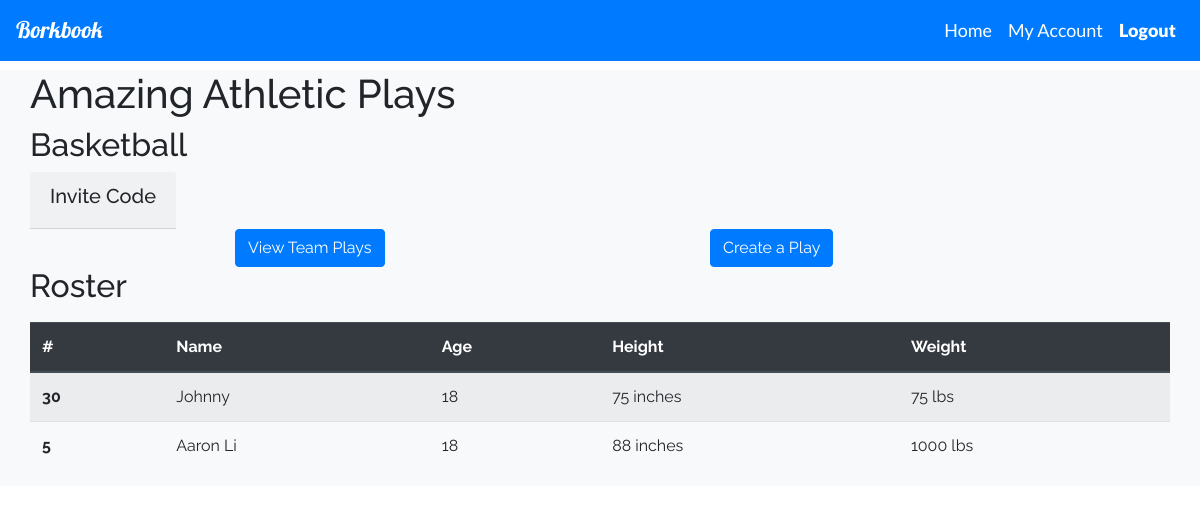
Screenshot of /team?team=9ac50755-e365-447f-99d4-5de8358639a6 (signed in) with the database file from the repository.
### tables this page shows
CREATE TABLE teams(team_name TEXT, sport TEXT, team_id TEXT PRIMARY KEY, invite_code TEXT, team_admins TEXT);

CREATE TABLE users(username TEXT PRIMARY KEY, password TEXT, team_ids TEXT, player_name TEXT, player_age INT, player_height INT, player_weight INT, player_jersey INT);

### __init__.py (the view)
@app.route('/team', methods=['GET'])
def team():
    if 'username' not in session:
        return redirect(url_for('landing'))
    id = request.args['team']
    print(id)
    name, sport= database.getNameByTeamId(id), database.getSportByTeamId(id)
    roster = database.getRosterByTeamId(id)
    invitecode = database.getInviteByTeamId(id)
    return render_template('team.html', teamID = id, teamname = name, invitecode = invitecode, sport = sport, roster = roster)

### util/database.py (called while the page is built)
def getNameByTeamId(team_id):
    db = sqlite3.connect(DB_FILE)
    c = db.cursor()
    c.execute('SELECT team_name FROM teams WHERE team_id = ?', (team_id,))
    select = c.fetchone()
    db.commit()
    db.close()
    if select != None:
        return select[0]
    return None

def getSportByTeamId(team_id):
    db = sqlite3.connect(DB_FILE)
    c = db.cursor()
    c.execute('SELECT sport FROM teams WHERE team_id = ?', (team_id,))
    select = c.fetchone()
    db.commit()
    db.close()
    if select != None:
        return select[0]
    return None

def getRosterByTeamId(team_id):
    db = sqlite3.connect(DB_FILE)
    c = db.cursor()
    userbase = c.execute('SELECT username, player_name, player_age, player_height, player_weight, player_jersey, team_ids FROM users')
    userbase = userbase.fetchall()
    newUserbase = []
    for playerInfo in userbase:
        teamIDs = playerInfo[6]
        teamIDs = teamIDs.split(',')
        teamIDs.remove('')
        newUserbase.append((playerInfo[0], playerInfo[1], playerInfo[2], playerInfo[3], playerInfo[4], playerInfo[5], teamIDs))
    roster = []
    for player in newUserbase:
        if team_id in player[6]:
            roster.append((player[0], player[1], player[2], player[3], player[4], player[5]))
    db.commit()
    db.close()
    return roster

def getInviteByTeamId(team_id):
    db = sqlite3.connect(DB_FILE)
    c = db.cursor()
    code = c.execute('SELECT invite_code FROM teams WHERE team_id = ?', (team_id,))
    returncode = code.fetchone()
    db.commit()
    db.close()
    return returncode[0]

### templates/team.html (shortened to what this page needs)
{% extends "base.html" %}
{% block body %}
<div class="container-fluid bg-light mt-0">
    <div class="container">
        <div class="row">
            <h1>{{teamname}}</h1>
        </div>
        <div class="row">
            <h2>{{sport}}<h2>
        </div>
        <div class="row">
            <div class="card-header" id="createTeam" data-toggle="collapse" data-target="#invitecode"
                aria-expanded="true" aria-controls="invitecode">
                <h5 class="text-center">
                    Invite Code
                </h5>
            </div>
        </div>
        <div class="row">
            <div class="col-md-2"></div>
            <div class="col">
                <a href="{{'/teamplays?team=' ~ teamID}}"><button class="btn btn-primary">View Team Plays</button></a>
            </div>
            <div class="col">
                <a href="{{'/createplay?team=' ~ teamID}}"><button class="btn btn-primary">Create a Play</button></a>
            </div>
        </div>
        <div class="row">
            <h2>Roster</h2>
        </div>
        <div class="row mt-2">
            <div class="col pl-0 pr-0">
                <table class="table table-striped pl-0 pr-0">
                    <thead class="thead-dark">
                        <tr>
                            <th scope="col">#</th>
                            <th scope="col">Name</th>
                            <th scope="col">Age</th>
                            <th scope="col">Height</th>
                            <th scope="col">Weight</th>
                        </tr>
                    </thead>
                    <tbody>
                        {% for i in roster %}
                        <tr>
                            <th scope="row">{{ i[5] }}</th>
                            <td>{{ i[1] }}</td>
                            <td>{{ i[2] }}</td>
                            <td>{{ i[3] }}</td>
                            <td>{{ i[4] }}</td>
                        </tr>
                        {% endfor %}
                    </tbody>
                </table>
            </div>
        </div>
    </div>
</div>
{% endblock %}

### templates/base.html (shortened to what this page needs)
    <!DOCTYPE html>
    <html lang="en">
    <head>
        <link rel="stylesheet" href="https://stackpath.bootstrapcdn.com/bootstrap/4.3.1/css/bootstrap.min.css"
>
        <link rel="stylesheet" href="{{url_for('static', filename='main.css')}}" type="text/css">
        <link rel="stylesheet" href="{{url_for('static', filename='play.css')}}" type="text/css">
    </head>
    <body>
      <nav class="navbar navbar-expand-lg navbar-dark bg-primary fixed-top mb-0">
          <a class="navbar-brand" href="/">Borkbook</a>
          <div class="collapse navbar-collapse justify-content-end" id="navbarNav">
              <ul class="navbar-nav">
                  {% if loggedin == "nope" %}
                  <li class="nav-item active">
                      <a class="nav-link" href="/">Login<span class="sr-only">(current)</span></a>
                  </li>
                  <li class="nav-item active">
                      <a class="nav-link" href="/register">Register<span class="sr-only">(current)</span></a>
                  </li>
                  <li class="nav-item active">
                      <a class="nav-link" href="/aboutus">About Us<span class="sr-only">(current)</span></a>
                  </li>
                  {% else %}
                  <li class="nav-item active">
                      <a class="nav-link" href="/home">Home<span class="sr-only">(current)</span></a>
                  </li>
                  <li class="nav-item active">
                      <a class="nav-link" href="/account">My Account<span class="sr-only">(current)</span></a>
                  </li>
                  <li class="nav-item active">
                      <a class="nav-link logout" href="/logout">Logout<span class="sr-only">(current)</span></a>
                  </li>
                  {% endif %}
              </ul>
          </div>
      </nav>
        {% block body %} {% endblock %}
    </body>
    </html>

### static/main.css (style rules this page uses)
body { padding-top: 70px; font-family: "Raleway"; }
.navbar-brand { font-family: "Lobster", cursive; font-size: 23px; }
.nav-link { font-family: "Lato", sans-serif; font-size: 18px; }
.logout { font-size: 18px; font-weight: 800; }
.bg-primary { background-color: #23adfc; }

### rows the page displays
teams: team_name "Amazing Athletic Plays", sport "Basketball"
users: player_jersey "30", player_name "Johnny", player_age "18", player_height "75 inches", player_weight "75 lbs"
users: player_jersey "5", player_name "Aaron Li", player_age "18", player_height "88 inches", player_weight "1000 lbs"
